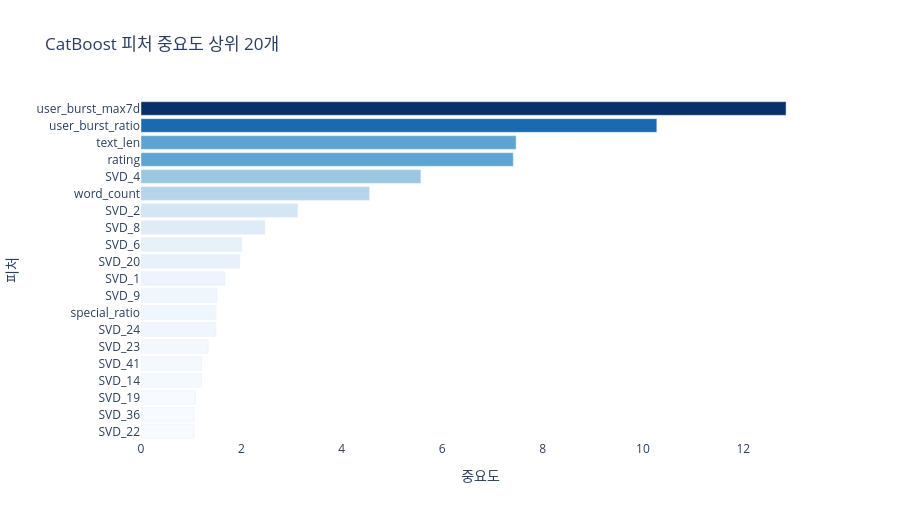

Notebook code cell kept with this figure:
### Code cell
# ── 성능 평가 ────────────────────────────────────────────────────────
probs    = model.predict_proba(X[test_idx])[:, 1]
preds    = (probs >= 0.5).astype(int)
pr_auc   = average_precision_score(y[test_idx], probs)
macro_f1 = f1_score(y[test_idx], preds, average='macro')

print('=' * 55)
print('  대시보드 모델 (CatBoost 82차원) — Test Set')
print('=' * 55)
print(f'  PR-AUC  : {pr_auc:.4f}')
print(f'  Macro F1: {macro_f1:.4f}')
print()
print('  [비교] 최종 모델 06 (CARE-HAN + CatBoost 206차원)')
print('         PR-AUC  : 0.9279  |  Macro F1: 0.9136')
print('         → GNN 구조 신호(128차원) 포함으로 더 높은 성능')
print()
print(classification_report(y[test_idx], preds,
                             target_names=['정상(0)', '사기(1)'], digits=4))

# ── 피처 중요도 시각화 (상위 20개) ──────────────────────────────────
fi_series = pd.Series(model.get_feature_importance(), index=ALL_FEATS).nlargest(20)

fig = px.bar(
    fi_series[::-1], orientation='h',
    title='CatBoost 피처 중요도 상위 20개',
    labels={'value': '중요도', 'index': '피처'},
    color=fi_series[::-1].values,
    color_continuous_scale='Blues',
)
fig.update_layout(coloraxis_showscale=False, height=520,
                  plot_bgcolor='white', paper_bgcolor='white')
fig.show()

### Figure 1 — Plotly figure (JSON) as saved in the notebook; plotly's stock layout.template omitted (floating-point values rounded to 4 significant figures)
{"data": [{"hovertemplate": "중요도=%{x}<br>피처=%{y}<br>color=%{marker.color}<extra></extra>", "legendgroup": "", "marker": {"color": [1.055, 1.058, 1.083, 1.207, 1.208, 1.337, 1.49, 1.495, 1.508, 1.672, 1.967, 2.008, 2.469, 3.119, 4.551, 5.574, 7.416, 7.473, 10.28, 12.85], "coloraxis": "coloraxis", "pattern": {"shape": ""}}, "name": "", "orientation": "h", "showlegend": false, "textposition": "auto", "type": "bar", "x": [1.055, 1.058, 1.083, 1.207, 1.208, 1.337, 1.49, 1.495, 1.508, 1.672, 1.967, 2.008, 2.469, 3.119, 4.551, 5.574, 7.416, 7.473, 10.28, 12.85], "xaxis": "x", "y": ["SVD_22", "SVD_36", "SVD_19", "SVD_14", "SVD_41", "SVD_23", "SVD_24", "special_ratio", "SVD_9", "SVD_1", "SVD_20", "SVD_6", "SVD_8", "SVD_2", "word_count", "SVD_4", "rating", "text_len", "user_burst_ratio", "user_burst_max7d"], "yaxis": "y"}], "layout": {"barmode": "relative", "coloraxis": {"colorbar": {"title": {"text": "color"}}, "colorscale": [[0, "rgb(247,251,255)"], [0.125, "rgb(222,235,247)"], [0.25, "rgb(198,219,239)"], [0.375, "rgb(158,202,225)"], [0.5, "rgb(107,174,214)"], [0.625, "rgb(66,146,198)"], [0.75, "rgb(33,113,181)"], [0.875, "rgb(8,81,156)"], [1, "rgb(8,48,107)"]], "showscale": false}, "height": 520, "legend": {"tracegroupgap": 0}, "paper_bgcolor": "white", "plot_bgcolor": "white", "title": {"text": "CatBoost 피처 중요도 상위 20개"}, "xaxis": {"anchor": "y", "domain": [0, 1], "title": {"text": "중요도"}}, "yaxis": {"anchor": "x", "domain": [0, 1], "title": {"text": "피처"}}}}
